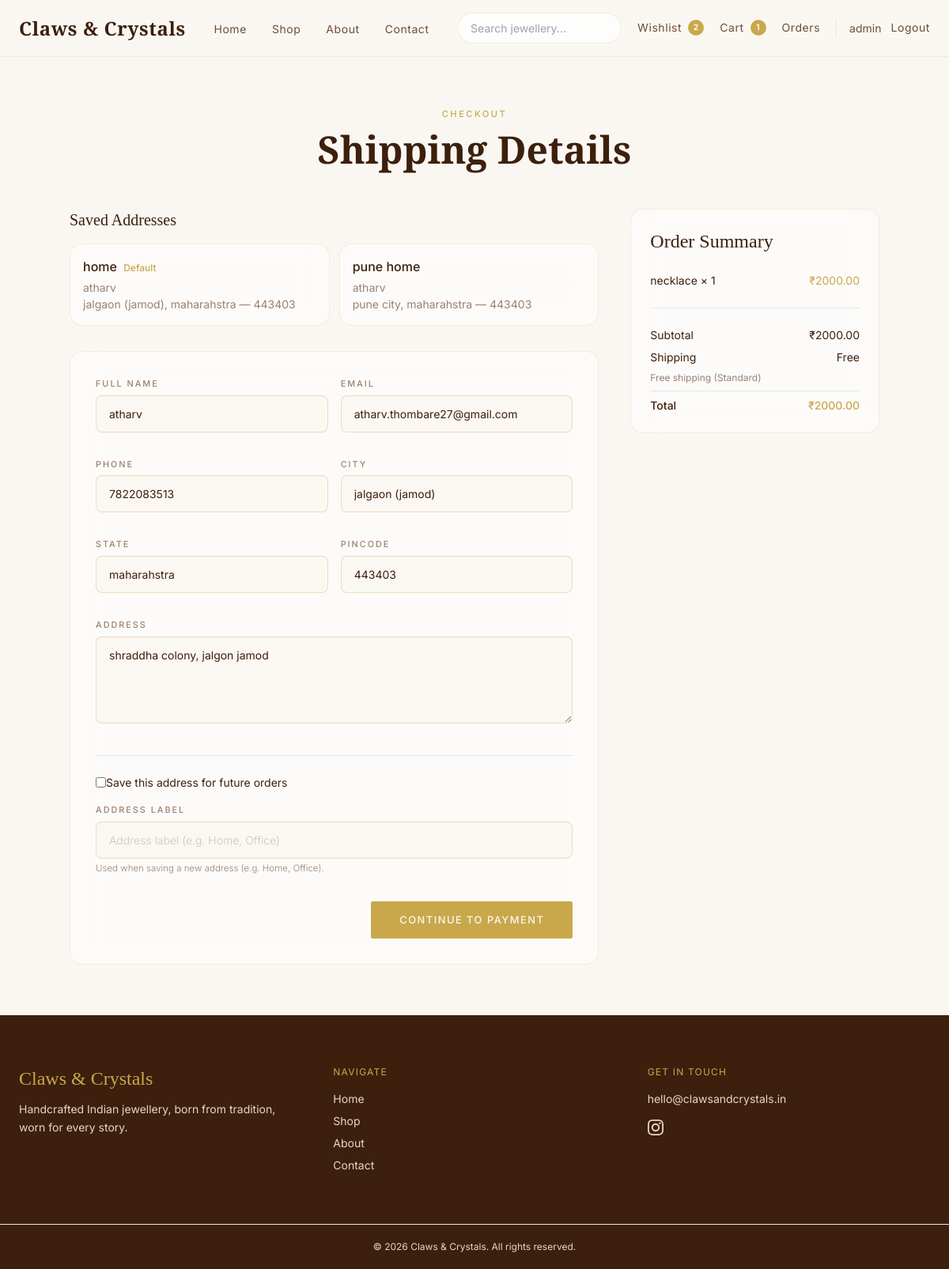
Screenshot of /orders/checkout/ (signed in) with the database file from the repository.
### accounts/models.py (models this page shows, shortened)
class ShippingAddress(models.Model):
    user = models.ForeignKey(
        settings.AUTH_USER_MODEL,
        on_delete=models.CASCADE,
        related_name="shipping_addresses",
    )
    label = models.CharField(max_length=50, default="Home")
    full_name = models.CharField(max_length=255)
    email = models.EmailField()
    phone = models.CharField(max_length=20)
    address = models.TextField()
    city = models.CharField(max_length=100)
    state = models.CharField(max_length=100)
    pincode = models.CharField(max_length=20)
    is_default = models.BooleanField(default=False)
    created_at = models.DateTimeField(auto_now_add=True)
    class Meta:
        ordering = ["-is_default", "-created_at"]
    def to_form_initial(self):
        return {
            "full_name": self.full_name,
            "email": self.email,
            "phone": self.phone,
            "address": self.address,
            "city": self.city,
            "state": self.state,
            "pincode": self.pincode,
        }

### cart/models.py (models this page shows, shortened)
class CartItem(models.Model):
    user = models.ForeignKey(
        settings.AUTH_USER_MODEL,
        on_delete=models.CASCADE,
        related_name="cart_items"
    )
    product = models.ForeignKey(
        Product,
        on_delete=models.CASCADE
    )
    variant = models.ForeignKey(
        ProductVariant,
        on_delete=models.CASCADE,
        null=True,
        blank=True,
        related_name="cart_items",
    )
    quantity = models.PositiveIntegerField(
        default=1
    )
    created_at = models.DateTimeField(
        auto_now_add=True
    )
    class Meta:
        constraints = [
            models.UniqueConstraint(
                fields=["user", "product", "variant"],
                name="unique_cart_line_per_variant",
            ),
        ]
    @property
    def total_price(self):
        from orders.pricing import get_line_total
        return get_line_total(self)

### products/models.py (models this page shows, shortened)
class Product(models.Model):
    STATUS_CHOICES = (
        ("draft", "Draft"),
        ("published", "Published"),
        ("out_of_stock", "Out of Stock"),
    )
    category = models.ForeignKey(
        Category,
        on_delete=models.CASCADE,
        related_name="products"
    )
    name = models.CharField(max_length=200)
    slug = models.SlugField(
        unique=True
    )
    sku = models.CharField(
        max_length=50,
        unique=True,
        blank=True,
        null=True
    )
    description = models.TextField()
    price = models.DecimalField(
        max_digits=10,
        decimal_places=2
    )
    discounted_price = models.DecimalField(
        max_digits=10,
        decimal_places=2,
        blank=True,
        null=True
    )
    stock = models.PositiveIntegerField(
        default=0
    )
    material = models.CharField(
        max_length=100,
        blank=True
    )
    weight = models.CharField(
        max_length=50,
        blank=True
    )
    featured = models.BooleanField(
        default=False
    )
    status = models.CharField(
        max_length=20,
        choices=STATUS_CHOICES,
        default="draft"
    )
    created_at = models.DateTimeField(
        auto_now_add=True
    )
    updated_at = models.DateTimeField(
        auto_now=True
    )
    tags = models.ManyToManyField(Tag, blank=True)
    seo_title = models.CharField(
    max_length=255,
    blank=True
    )
    seo_description = models.TextField(
        blank=True
    )

### orders/views.py (the view)
@login_required
def checkout_view(request):
    cart_lines = get_cart_lines(request)
    if not cart_lines:
        return redirect("cart")
    stock_errors = validate_cart_stock(cart_lines)
    if stock_errors:
        for error in stock_errors:
            messages.error(request, error)
        return redirect("cart")
    coupon_code = get_applied_coupon_code(request)
    saved_addresses = ShippingAddress.objects.filter(user=request.user)
    selected_address = None
    use_address_id = request.GET.get("use_address")
    if use_address_id:
        selected_address = saved_addresses.filter(id=use_address_id).first()
    pincode = ""
    state = ""
    if selected_address:
        pincode = selected_address.pincode
        state = selected_address.state
    if request.method == "POST":
        form = CheckoutForm(request.POST)
        if form.is_valid():
            pincode = form.cleaned_data["pincode"]
            state = form.cleaned_data["state"]
            totals = compute_order_totals(
                cart_lines,
                coupon_code=coupon_code,
                pincode=pincode,
                state=state,
            )
            if coupon_code and totals.coupon_error:
                clear_applied_coupon_code(request)
                messages.warning(request, totals.coupon_error)
                return redirect("cart")
            _save_shipping_address(request.user, form.cleaned_data)
            order = _create_order_from_cart(
                request.user,
                form.cleaned_data,
                cart_lines,
                totals,
            )
            clear_applied_coupon_code(request)
            try:
                _ensure_razorpay_order(order)
            except Exception as exc:
                _handle_razorpay_order_failure(request, order, exc)
                return redirect("checkout")
            return redirect("payment", order_id=order.id)
    else:
        form = CheckoutForm(
            initial=_checkout_initial(request.user, selected_address),
        )
    totals = compute_order_totals(
        cart_lines,
        coupon_code=coupon_code,
        pincode=pincode,
        state=state,
    )
    return render(
        request,
        "orders/checkout.html",
        {
            "cart_items": cart_lines,
            "totals": totals,
            "coupon_code": totals.coupon_code,
            "form": form,
            "saved_addresses": saved_addresses,
            "selected_address": selected_address,
        },
    )

### templates/orders/checkout.html (shortened to what this page needs)
{% extends "base.html" %}
{% block content %}
<section class="page-section px-6">
    <div class="max-w-5xl mx-auto">
        <div class="section-header mb-12">
            <span class="section-eyebrow">Checkout</span>
            <h1 class="section-title">Shipping Details</h1>
        </div>
        <div class="grid lg:grid-cols-3 gap-10">
            <div class="lg:col-span-2">
                {% if saved_addresses %}
                <div class="mb-8">
                    <h2 class="font-serif text-xl text-brown mb-4">Saved Addresses</h2>
                    <div class="grid sm:grid-cols-2 gap-3">
                        {% for address in saved_addresses %}
                        <a href="{% url 'checkout' %}?use_address={{ address.id }}"
                            class="address-card glass-card glass-card--interactive {% if selected_address and selected_address.id == address.id %}glass-card--selected{% endif %}">
                            <p class="address-card__label">
                                {{ address.label }}
                                {% if address.is_default %}
                                <span class="text-xs text-gold ml-1">Default</span>
                                {% endif %}
                            </p>
                            <p class="address-card__meta">
                                {{ address.full_name }}<br>
                                {{ address.city }}, {{ address.state }} — {{ address.pincode }}
                            </p>
                        </a>
                        {% endfor %}
                    </div>
                </div>
                {% endif %}
                <form method="post" class="glass-card p-6 md:p-8">
                    <div class="grid md:grid-cols-2 gap-4">
                        {% for field in form %}
                        {% if field.name != "save_address" and field.name != "address_label" %}
                        <div class="form-field {% if field.name == 'address' %}md:col-span-2{% endif %}">
                            <label class="form-label" for="{{ field.id_for_label }}">{{ field.label }}</label>
                            {{ field }}
                        </div>
                        {% endif %}
                        {% endfor %}
                    </div>
                    <div class="mt-6 pt-6 border-t border-gold/20">
                        <label class="flex items-center text-sm text-brown cursor-pointer">
                            {{ form.save_address }}
                            Save this address for future orders
                        </label>
                        <div class="form-field mt-4">
                            <label class="form-label" for="{{ form.address_label.id_for_label }}">
                                {{ form.address_label.label }}
                            </label>
                            {{ form.address_label }}
                            <p class="form-hint">Used when saving a new address (e.g. Home, Office).</p>
                        </div>
                    </div>
                    <div class="mt-8 flex justify-end">
                        <button type="submit" class="btn-primary">Continue to Payment</button>
                    </div>
                </form>
            </div>
            <div class="glass-card p-6 h-fit lg:sticky lg:top-28">
                <h2 class="font-serif text-2xl text-brown mb-6">Order Summary</h2>
                <div class="space-y-4">
                    {% for item in cart_items %}
                    <div class="flex justify-between text-sm gap-4">
                        <span class="text-brown">{{ item.product.name }} × {{ item.quantity }}</span>
                        <span class="text-gold shrink-0">₹{{ item.total_price }}</span>
                    </div>
                    {% endfor %}
                </div>
                <div class="mt-6 pt-6 border-t border-gold/20">
                    {% include "partials/order_totals.html" %}
                </div>
            </div>
        </div>
    </div>
</section>
{% endblock %}

### templates/partials/navbar.html (shortened to what this page needs)
<nav class="site-nav sticky top-0 z-50" id="site-nav" aria-label="Main navigation">
    <div class="page-container py-4">
        <div class="flex items-center justify-between gap-4">
            <a href="/"
                class="font-serif text-2xl font-semibold tracking-wide text-brown hover:text-gold transition-colors shrink-0">
                Claws &amp; Crystals
            </a>
            <ul class="hidden lg:flex items-center gap-8">
                <li><a href="/" class="nav-link">Home</a></li>
                <li><a href="{% url 'product_list' %}" class="nav-link">Shop</a></li>
                <li><a href="{% url 'about' %}" class="nav-link">About</a></li>
                <li><a href="{% url 'contact' %}" class="nav-link">Contact</a></li>
            </ul>
            <div class="hidden lg:flex items-center gap-5">
                <div class="relative" data-search-wrapper>
                    <form method="GET" action="{% url 'product_list' %}" role="search">
                        <input type="text" name="q" placeholder="Search jewellery..."
                            value="{{ request.GET.q }}" class="search-input"
                            data-search-input
                            role="combobox"
                            aria-label="Search products"
                            aria-expanded="false"
                            aria-autocomplete="list"
                            autocomplete="off">
                    </form>
                </div>
                <a href="{% url 'wishlist' %}" class="nav-link flex items-center gap-2">
                    Wishlist
                    {% if wishlist_count %}
                    <span class="badge-count">{{ wishlist_count }}</span>
                    {% endif %}
                </a>
                <a href="{% url 'cart' %}" class="nav-link flex items-center gap-2">
                    Cart
                    {% if cart_count %}
                    <span class="badge-count">{{ cart_count }}</span>
                    {% endif %}
                </a>
                <a href="{% url 'my_orders' %}" class="nav-link">Orders</a>
                {% if request.user.is_authenticated %}
                <div class="flex items-center gap-3 pl-4 border-l border-gold/20">
                    <a href="{% url 'profile' %}" class="text-sm text-brown-mid hover:text-gold transition-colors">
                        {{ request.user.username }}
                    </a>
                    <a href="{% url 'logout' %}" class="nav-link">Logout</a>
                </div>
                {% else %}
                <div class="flex items-center gap-3 pl-4 border-l border-gold/20">
                    <a href="{% url 'login' %}" class="nav-link">Login</a>
                    <a href="{% url 'register' %}" class="btn-primary !py-2 !px-5 !text-xs">Register</a>
                </div>
                {% endif %}
            </div>
        </div>
    </div>
</nav>

### rows the page displays
ShippingAddress: label "home", is_default "Default", full_name "atharv", city "jalgaon (jamod)", state "maharahstra", pincode "443403", form "atharv" "atharv.thombare27@gmail.com" "7822083513" "jalgaon (jamod)" "maharahstra" "443403" "shraddha colony, jalgon jamod"
ShippingAddress: label "pune home", full_name "atharv", city "pune city", state "maharahstra", pincode "443403"
CartItem: product.name "necklace", quantity "1", total_price "2000.00"

### other values shown
{{ wishlist_count }} "2"
{{ cart_count }} "1"
{{ request.user.username }} "admin"
{{ field.label }} "FULL NAME" "EMAIL" "PHONE" "CITY" "STATE" "PINCODE" "ADDRESS"
{{ totals.subtotal_amount }} "2000.00"
{{ totals.shipping_label }} "Free shipping (Standard)"
{{ totals.total_amount }} "2000.00"
